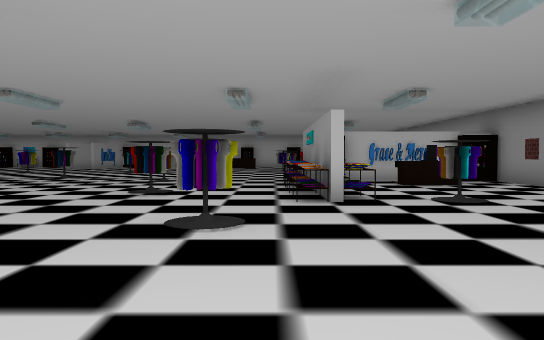
view 1 (above)

24 first-person views from a walk through a scene from a Unity 3-D project. The camera is 1.4 m above the floor, tilts 2° down and sees 70° across. The floor is counted in squares, 2 m on a side. Each view is taken from the middle of a square. On the plan, view 1 faces up. The plan holds only what a view shows up to about 11 squares ahead; the rest is blank. The player is left out. Door leaves are left out, so doorways stand open. Some surface patterns are stand-ins.

view 2
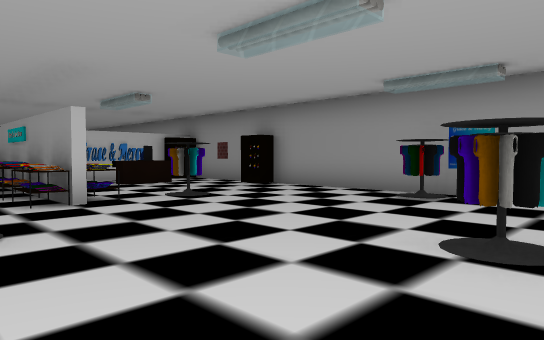

view 3
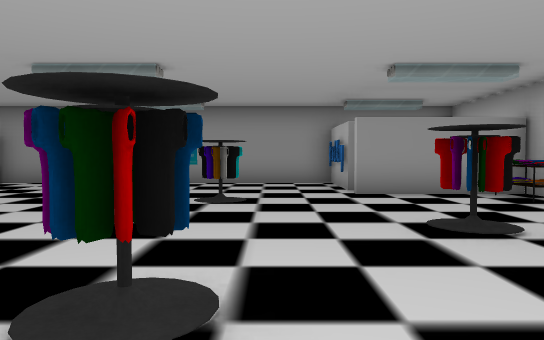

view 4
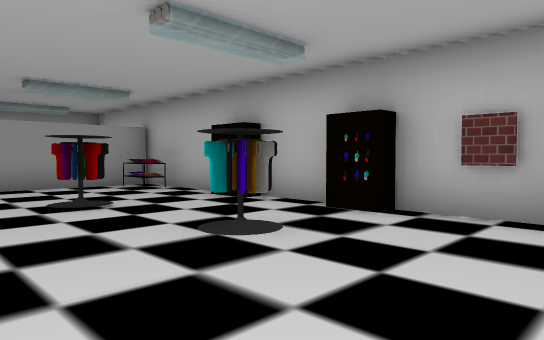

view 5
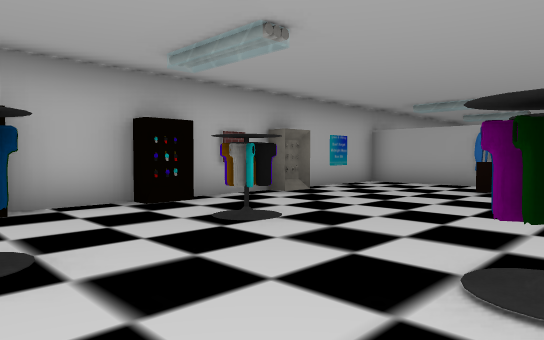

view 6
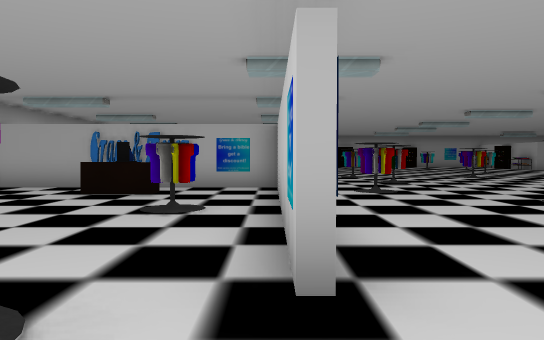

view 7
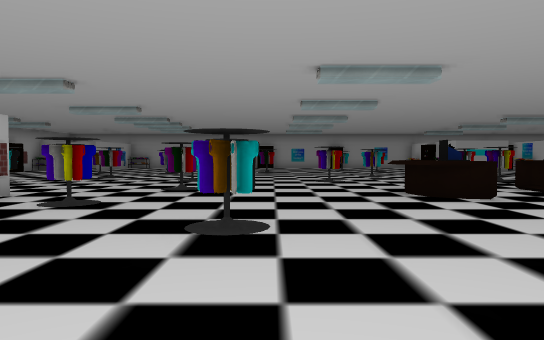

view 8
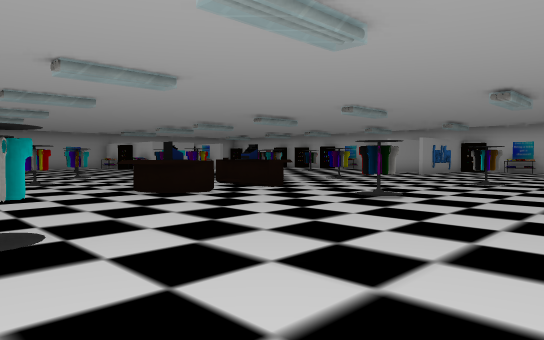

view 9
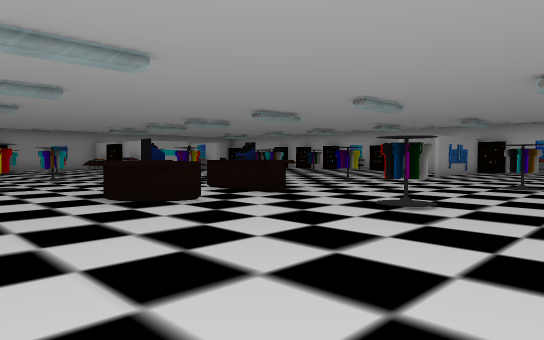

view 10
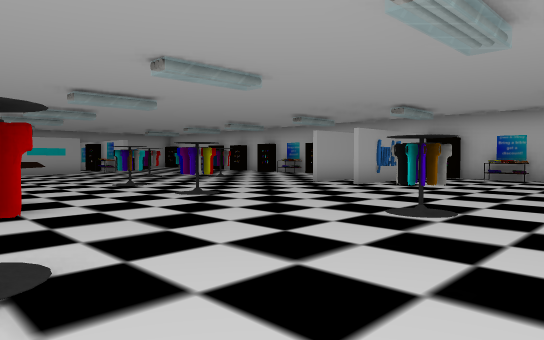

view 11
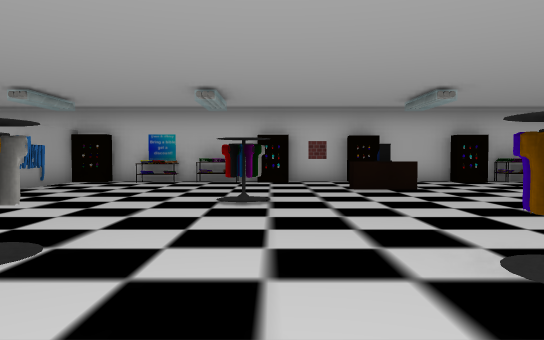

view 12
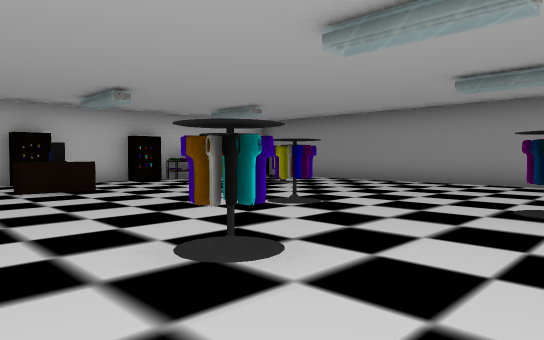

view 13
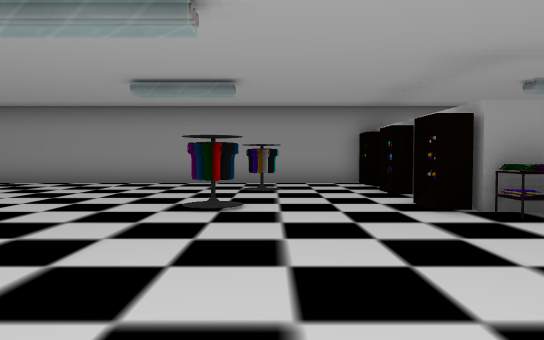

view 14
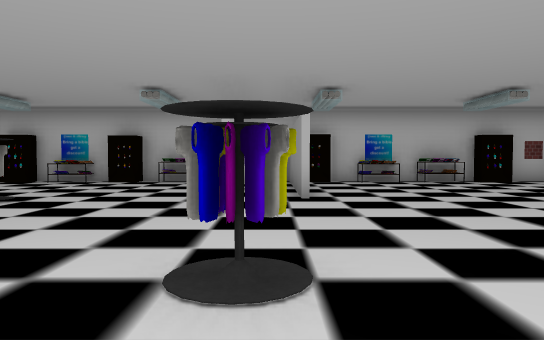

view 15
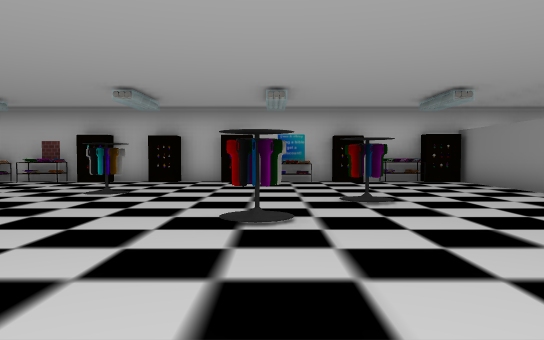

view 16
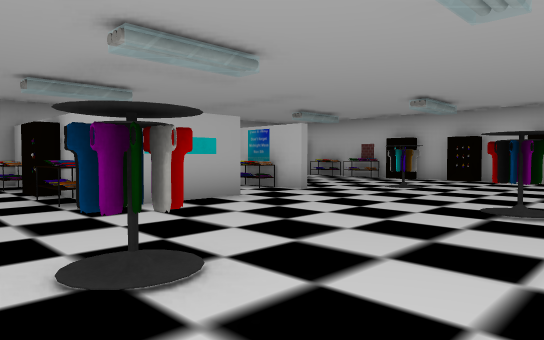

view 17
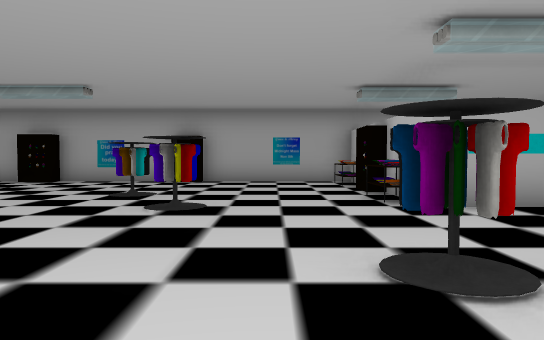

view 18
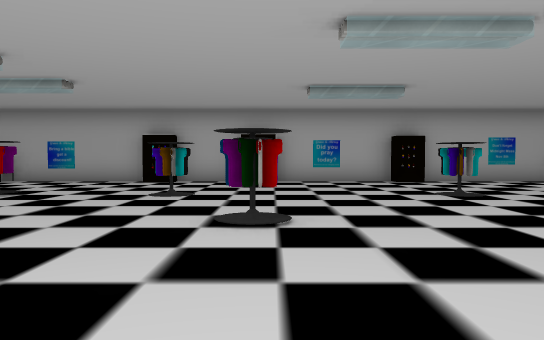

view 19
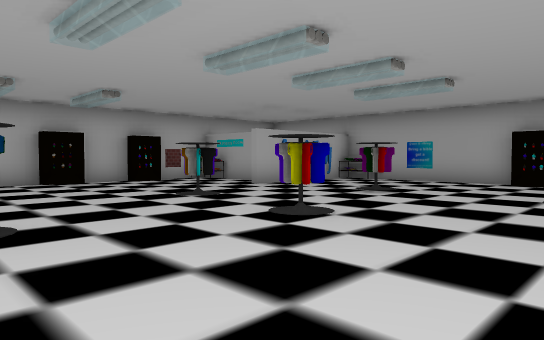

view 20
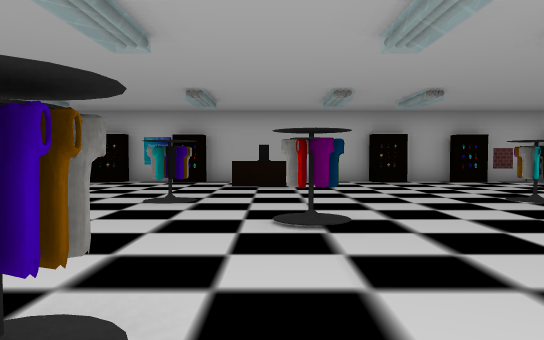

view 21
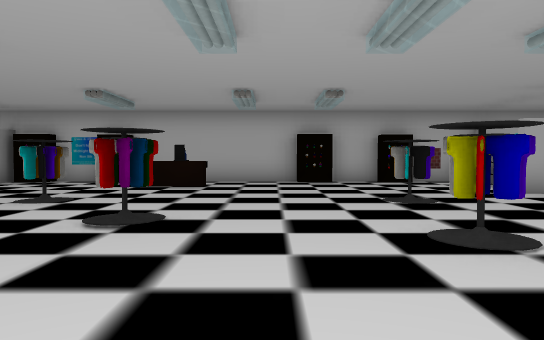

view 22
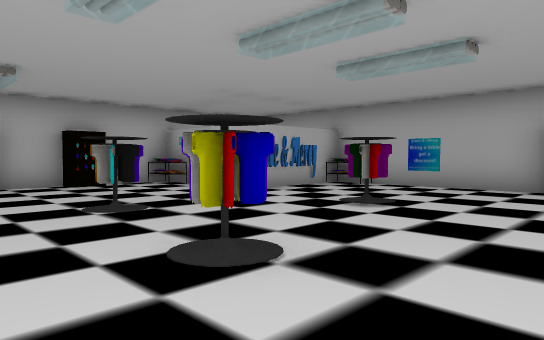

view 23
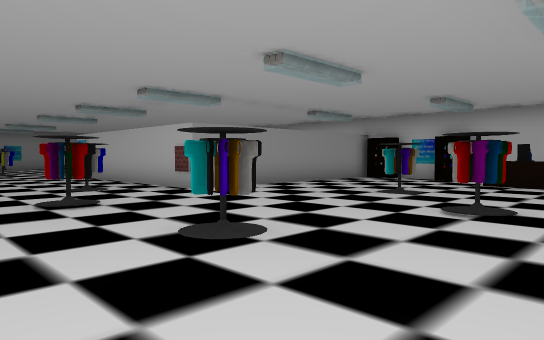

view 24
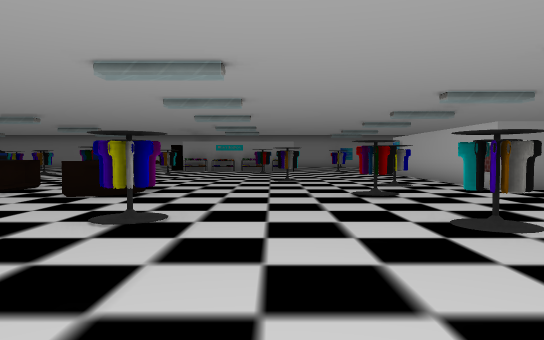

### Floor plan
Points are (right, up) in squares from view 1. A wall is a line through its corners. A room is listed if a view was taken in it or the views show most of it. See-through windows are left out.
Room 1 (views 1, 2, 3, 4, 5, 6, 7, 8, 9, 10, 11, 12, 13, 14, 15, 16, 17, 18, 19, 20, 21, 22, 23, 24)
walls: (-9.7, 2.1) (-9.7, -4.7) (-7, -4.7); (-10.7, 20.9) (-10.7, 20.4); (0.2, 11.3) (1.2, 11.3); (-10.8, 21.4) (-10.8, 24.6); (-2.9, 2.1) (-8.6, 2.1); (0.9, 6.4) (0.9, 11.4); (-20.4, 17.6) (-20.4, 15.6); (-9.9, -1.5) (-9.9, 2.3) (-6.1, 2.3); (-20.4, 19.4) (-21.2, 19.4); (-12.1, 24.3) (-13.1, 24.3); (3.5, 11.1) (2.9, 11.1); (-9.4, 24.5) (-9.4, 20.4); (-11.8, 24.8) (-13.5, 24.8); (-4.8, 24.2) (-6.1, 24.2); (-15.4, 24.8) (-16.5, 24.8); (-4.5, 24.8) (-8.5, 24.8); (-17.4, 24.8) (-20.5, 24.8); (-9.9, -4.8) (-9.9, -4); (-12.1, -4.7) (-11, -4.7); (-6.2, -4.4) (-5.6, -4.4) (-5.6, -4.7) (-3.5, -4.7); (-25.4, 15.2) (-25.8, 15.2) (-25.8, 7.5); (6.3, 11.6) (6.3, 21.2); (6.3, 8.9) (6.3, 10.5); (-25.8, 6) (-25.8, 4.5); (-2.8, -4.7) (-1, -4.7); (0.5, 24.8) (-3.5, 24.8); (-25.8, 3.5) (-25.8, -1.3) (-21.6, -1.3); (-17.8, -4.7) (-13.1, -4.7); (-21.4, 24.8) (-23.5, 24.8); (-20, -4.7) (-18.6, -4.7); (4, -1.6) (6.3, -1.6) (6.3, 7.2); (0.5, -4.7) (3.2, -4.7) (3.2, -1.5); (3, 24.8) (2, 24.8); (-22.6, -3.6) (-22.6, -4.7) (-20.9, -4.7); (-22.5, -3.7) (-22, -3.7); (1.7, -4.5) (1.7, -3.9) (2.4, -3.9)
ways out: open door at (3.5, -2)
objects: other object (-26, 4); other object (-26, 7); other object (-26, 11); counter (-25, 15); other object (-24, 25); other object (-23, 15); rack (-22, 2); rack (-22, 5); rack (-22, 10) to (-22, 11); counter (-22, 19); other object (-21, 25); other object (-20, -4); other object (-20, 12); rack (-19, 0); other object (-19, 3); rack (-19, 7); rack (-19, 22); other object (-19, 25); other object (-18, -4); rack (-17, 14); other object (-17, 25); rack (-16, 2) to (-15, 2); rack (-16, 10); rack (-16, 18); other object (-15, -3); rack (-15, 20); counter (-15, 25); other object (-14, -3); rack (-14, 0) to (-13, 0); rack (-14, 5); other object (-14, 9); other object (-14, 13); other object (-14, 25); other object (-13, -4); rack (-13, 16); other object (-11, -4); rack (-11, 5); other object (-11, 10); other object (-11, 13); cash register (-10, 10); cash register (-10, 13); other object (-10, 16); other object (-9, -1); other object (-9, 4); other object (-9, 25); rack (-7, 7); rack (-7, 12); counter (-7, 25); other object (-6, 1); rack (-6, 17); rack (-5, 20) to (-4, 20); other object (-4, 25); other object (-3, -4); rack (-3, -2); other object (-3, 11); rack (-2, 1); rack (-2, 7); rack (-2, 16); other object (-2, 22) to (-1, 22); other object (-2, 24); other object (-1, -4); other object (-1, 4); rack (0, -2); other object (0, 18); counter (1, 6); other object (1, 9); other object (1, 12); rack (1, 15); other object (1, 20); other object (1, 25); rack (2, 1); other object (2, 11); rack (3, 6); other object (3, 21) to (4, 21); other object (4, 10); other object (4, 12); rack (4, 14); rack (5, 3); other object (6, 11)

Where each view was taken, in squares from view 1:
view 1: 0 up, 0 right, facing up
view 2: 0 up, 1 left, facing up-right
view 3: 0 up, 4 left, facing right
view 4: 0 up, 6 left, facing down-right
view 5: 1 up, 0 right, facing down-left
view 6: 2 up, 1 left, facing left
view 7: 7 up, 3 left, facing left
view 8: 6 up, 3 left, facing up-left
view 9: 7 up, 4 left, facing up-left
view 10: 12 up, 4 left, facing up-left
view 11: 14 up, 4 left, facing up
view 12: 14 up, 4 left, facing up-right
view 13: 14 up, 4 left, facing right
view 14: 14 up, 10 left, facing up
view 15: 14 up, 16 left, facing up
view 16: 13 up, 15 left, facing up-left
view 17: 13 up, 15 left, facing left
view 18: 7 up, 15 left, facing left
view 19: 6 up, 15 left, facing down-left
view 20: 6 up, 15 left, facing down
view 21: 6 up, 17 left, facing down
view 22: 5 up, 17 left, facing down-left
view 23: 7 up, 17 left, facing down-right
view 24: 7 up, 18 left, facing right
